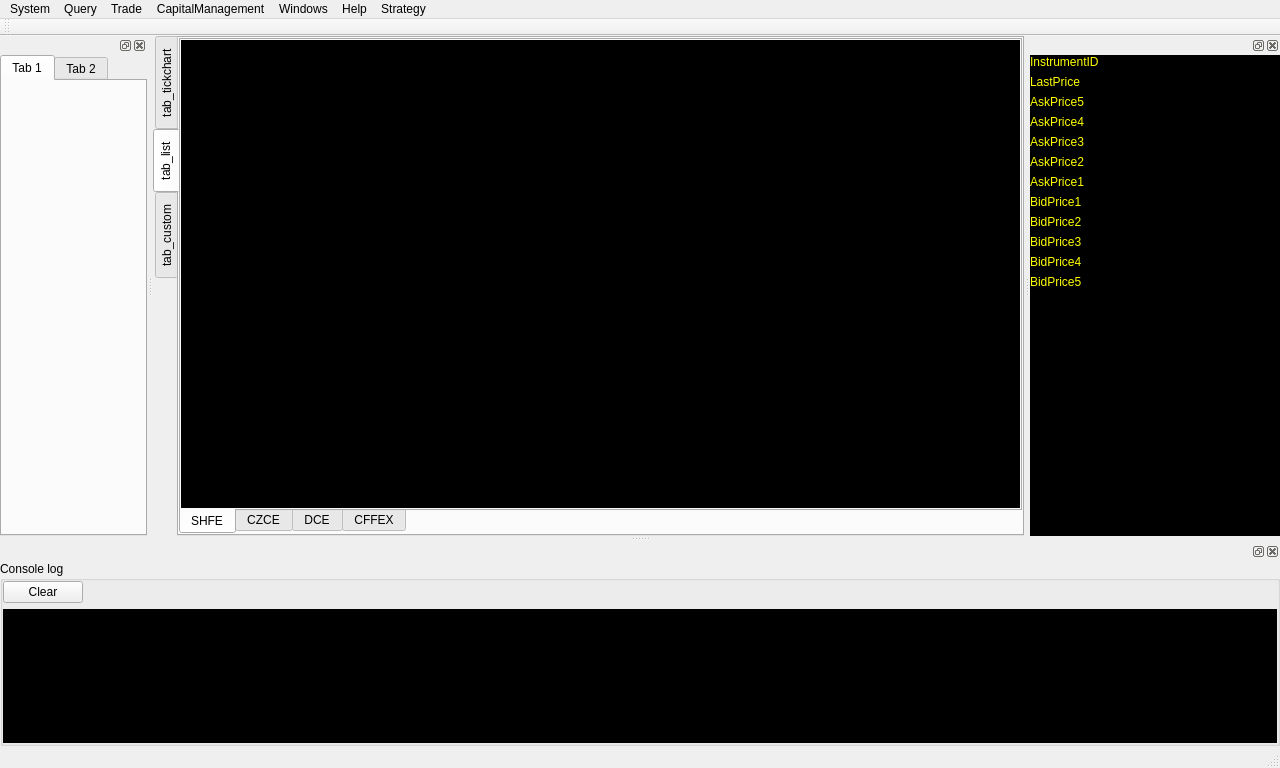
<?xml version="1.0" encoding="UTF-8"?>
<ui version="4.0">
 <class>PVTraderClass</class>
 <widget class="QMainWindow" name="PVTraderClass">
  <property name="geometry">
   <rect>
    <x>0</x>
    <y>0</y>
    <width>1280</width>
    <height>768</height>
   </rect>
  </property>
  <property name="sizePolicy">
   <sizepolicy hsizetype="Maximum" vsizetype="Maximum">
    <horstretch>0</horstretch>
    <verstretch>0</verstretch>
   </sizepolicy>
  </property>
  <property name="windowTitle">
   <string>PV Sniper</string>
  </property>
  <property name="windowIcon">
   <iconset>
    <normaloff>images/sniper.png</normaloff>images/sniper.png</iconset>
  </property>
  <widget class="QWidget" name="centralWidget">
   <layout class="QGridLayout" name="gridLayout_8">
    <property name="leftMargin">
     <number>0</number>
    </property>
    <property name="topMargin">
     <number>0</number>
    </property>
    <property name="rightMargin">
     <number>0</number>
    </property>
    <property name="bottomMargin">
     <number>0</number>
    </property>
    <item row="0" column="0">
     <layout class="QGridLayout" name="gridLayout_7">
      <property name="spacing">
       <number>0</number>
      </property>
      <item row="0" column="0">
       <widget class="QTabWidget" name="tabWidget_main">
        <property name="enabled">
         <bool>true</bool>
        </property>
        <property name="layoutDirection">
         <enum>Qt::LeftToRight</enum>
        </property>
        <property name="styleSheet">
         <string notr="true">QTableView{background-color: rgb(0, 0, 0);
color: rgb(170, 170, 127);}</string>
        </property>
        <property name="tabPosition">
         <enum>QTabWidget::West</enum>
        </property>
        <property name="currentIndex">
         <number>1</number>
        </property>
        <widget class="QWidget" name="tab_3">
         <attribute name="title">
          <string>tab_tickchart</string>
         </attribute>
         <layout class="QGridLayout" name="gridLayout_11">
          <property name="leftMargin">
           <number>0</number>
          </property>
          <property name="topMargin">
           <number>0</number>
          </property>
          <property name="rightMargin">
           <number>0</number>
          </property>
          <property name="bottomMargin">
           <number>0</number>
          </property>
          <item row="0" column="0">
           <layout class="QGridLayout" name="gridLayout_10">
            <item row="0" column="0">
             <widget class="TickChart" name="tickChart" native="true"/>
            </item>
           </layout>
          </item>
         </layout>
        </widget>
        <widget class="QWidget" name="tab_4">
         <attribute name="title">
          <string>tab_list</string>
         </attribute>
         <layout class="QGridLayout" name="gridLayout_13">
          <property name="leftMargin">
           <number>0</number>
          </property>
          <property name="topMargin">
           <number>0</number>
          </property>
          <property name="rightMargin">
           <number>0</number>
          </property>
          <property name="bottomMargin">
           <number>0</number>
          </property>
          <property name="spacing">
           <number>0</number>
          </property>
          <item row="0" column="0">
           <layout class="QGridLayout" name="gridLayout_12">
            <item row="0" column="0">
             <widget class="QTabWidget" name="tabWidget_list_main">
              <property name="tabPosition">
               <enum>QTabWidget::South</enum>
              </property>
              <property name="currentIndex">
               <number>0</number>
              </property>
              <widget class="QWidget" name="tab_6">
               <attribute name="title">
                <string>SHFE</string>
               </attribute>
               <layout class="QGridLayout" name="gridLayout_15">
                <property name="leftMargin">
                 <number>0</number>
                </property>
                <property name="topMargin">
                 <number>0</number>
                </property>
                <property name="rightMargin">
                 <number>0</number>
                </property>
                <property name="bottomMargin">
                 <number>0</number>
                </property>
                <item row="0" column="0">
                 <layout class="QGridLayout" name="gridLayout_14">
                  <property name="spacing">
                   <number>0</number>
                  </property>
                  <item row="0" column="0">
                   <widget class="NormalStockList" name="shfeList"/>
                  </item>
                 </layout>
                </item>
               </layout>
              </widget>
              <widget class="QWidget" name="tab_8">
               <attribute name="title">
                <string>CZCE</string>
               </attribute>
               <layout class="QGridLayout" name="gridLayout_17">
                <property name="leftMargin">
                 <number>0</number>
                </property>
                <property name="topMargin">
                 <number>0</number>
                </property>
                <property name="rightMargin">
                 <number>0</number>
                </property>
                <property name="bottomMargin">
                 <number>0</number>
                </property>
                <property name="horizontalSpacing">
                 <number>6</number>
                </property>
                <item row="0" column="0">
                 <layout class="QGridLayout" name="gridLayout_16">
                  <item row="0" column="0">
                   <widget class="NormalStockList" name="czceList"/>
                  </item>
                 </layout>
                </item>
               </layout>
              </widget>
              <widget class="QWidget" name="tab_9">
               <attribute name="title">
                <string>DCE</string>
               </attribute>
               <layout class="QGridLayout" name="gridLayout_19">
                <property name="leftMargin">
                 <number>0</number>
                </property>
                <property name="topMargin">
                 <number>0</number>
                </property>
                <property name="rightMargin">
                 <number>0</number>
                </property>
                <property name="bottomMargin">
                 <number>0</number>
                </property>
                <property name="horizontalSpacing">
                 <number>6</number>
                </property>
                <item row="0" column="0">
                 <layout class="QGridLayout" name="gridLayout_18">
                  <item row="0" column="0">
                   <widget class="NormalStockList" name="dceList"/>
                  </item>
                 </layout>
                </item>
               </layout>
              </widget>
              <widget class="QWidget" name="tab_7">
               <attribute name="title">
                <string>CFFEX</string>
               </attribute>
               <layout class="QGridLayout" name="gridLayout_21">
                <property name="leftMargin">
                 <number>0</number>
                </property>
                <property name="topMargin">
                 <number>0</number>
                </property>
                <property name="rightMargin">
                 <number>0</number>
                </property>
                <property name="bottomMargin">
                 <number>0</number>
                </property>
                <item row="0" column="0">
                 <layout class="QGridLayout" name="gridLayout_20">
                  <item row="0" column="0">
                   <widget class="NormalStockList" name="cffexList"/>
                  </item>
                 </layout>
                </item>
               </layout>
              </widget>
             </widget>
            </item>
           </layout>
          </item>
         </layout>
        </widget>
        <widget class="QWidget" name="tab_11">
         <attribute name="title">
          <string>tab_custom</string>
         </attribute>
         <layout class="QGridLayout" name="gridLayout_23">
          <property name="leftMargin">
           <number>0</number>
          </property>
          <property name="topMargin">
           <number>0</number>
          </property>
          <property name="rightMargin">
           <number>0</number>
          </property>
          <property name="bottomMargin">
           <number>0</number>
          </property>
          <item row="0" column="0">
           <layout class="QGridLayout" name="gridLayout_22">
            <property name="spacing">
             <number>0</number>
            </property>
            <item row="0" column="0">
             <widget class="CustomedStockList" name="customList"/>
            </item>
           </layout>
          </item>
         </layout>
        </widget>
       </widget>
      </item>
     </layout>
    </item>
   </layout>
  </widget>
  <widget class="QMenuBar" name="menuBar">
   <property name="geometry">
    <rect>
     <x>0</x>
     <y>0</y>
     <width>1280</width>
     <height>23</height>
    </rect>
   </property>
   <widget class="QMenu" name="menuConnection">
    <property name="title">
     <string>System</string>
    </property>
    <addaction name="actionConnect"/>
    <addaction name="actionDisconnect"/>
    <addaction name="separator"/>
    <addaction name="actionUserPasswordUpdate"/>
    <addaction name="separator"/>
    <addaction name="actionExit"/>
   </widget>
   <widget class="QMenu" name="menuHelp">
    <property name="title">
     <string>Help</string>
    </property>
    <addaction name="actionHelp"/>
    <addaction name="separator"/>
    <addaction name="actionAbout"/>
   </widget>
   <widget class="QMenu" name="menuQuery">
    <property name="title">
     <string>Query</string>
    </property>
    <widget class="QMenu" name="menuQryBroker">
     <property name="enabled">
      <bool>true</bool>
     </property>
     <property name="title">
      <string>BrokerQry</string>
     </property>
     <addaction name="actionTradingParams"/>
     <addaction name="actionTradingAlgos"/>
    </widget>
    <widget class="QMenu" name="menuTradingQry">
     <property name="enabled">
      <bool>false</bool>
     </property>
     <property name="title">
      <string>TradingQry</string>
     </property>
     <addaction name="actionQryOrder"/>
     <addaction name="actionQueryMaxOrderVolume"/>
     <addaction name="separator"/>
     <addaction name="actionQryParkedOrder"/>
     <addaction name="actionQryParkedOrderAction"/>
     <addaction name="separator"/>
     <addaction name="actionQryTrade"/>
     <addaction name="actionQryTradingNotice"/>
    </widget>
    <widget class="QMenu" name="menuBaseInfoQry">
     <property name="enabled">
      <bool>true</bool>
     </property>
     <property name="title">
      <string>ExchangeInfoQry</string>
     </property>
     <addaction name="actionQryExchange"/>
     <addaction name="actionQryInstrument"/>
     <addaction name="actionQryInstrumentCommissionRate"/>
     <addaction name="actionQryInstrumentMarginRate"/>
    </widget>
    <widget class="QMenu" name="menuInvestorQry">
     <property name="enabled">
      <bool>true</bool>
     </property>
     <property name="title">
      <string>InvestorQry</string>
     </property>
     <addaction name="actionQryInvestor_2"/>
     <addaction name="actionQryTradingCode"/>
     <addaction name="actionQryTradingAccount"/>
     <addaction name="actionQryCFMMCTradingAccountKey"/>
     <addaction name="separator"/>
     <addaction name="actionQryInvestorPosition"/>
     <addaction name="actionQryInvestorPositionDetail"/>
     <addaction name="actionQryInvestorPositionCombineDetail"/>
     <addaction name="separator"/>
     <addaction name="actionQryEWarrantOffset"/>
    </widget>
    <widget class="QMenu" name="menuSettlementQry">
     <property name="enabled">
      <bool>false</bool>
     </property>
     <property name="title">
      <string>SettlementQry</string>
     </property>
     <addaction name="actionQrySettlementInfo"/>
     <addaction name="actionQrySettlementInfoConfirm"/>
    </widget>
    <addaction name="menuBaseInfoQry"/>
    <addaction name="menuQryBroker"/>
    <addaction name="menuInvestorQry"/>
    <addaction name="actionQryNotice"/>
    <addaction name="separator"/>
    <addaction name="actionQryDepthMarketData"/>
    <addaction name="menuTradingQry"/>
    <addaction name="menuSettlementQry"/>
    <addaction name="separator"/>
   </widget>
   <widget class="QMenu" name="menuOrder">
    <property name="title">
     <string>Trade</string>
    </property>
    <addaction name="actionOrderInsert"/>
    <addaction name="actionOrderAction"/>
    <addaction name="separator"/>
    <addaction name="actionParkedOrderInsert_2"/>
    <addaction name="actionParkedOrderAction"/>
    <addaction name="separator"/>
    <addaction name="actionRemoveParkedOrder"/>
    <addaction name="actionRemoveParkedOrderAction"/>
   </widget>
   <widget class="QMenu" name="menuCapitalMgr">
    <property name="title">
     <string>CapitalManagement</string>
    </property>
    <widget class="QMenu" name="menuTransfer_Accounts">
     <property name="enabled">
      <bool>false</bool>
     </property>
     <property name="title">
      <string>Transfer Accounts</string>
     </property>
     <addaction name="actionBankToFuture"/>
     <addaction name="actionFutureToBank"/>
    </widget>
    <widget class="QMenu" name="menuInfoQry">
     <property name="enabled">
      <bool>false</bool>
     </property>
     <property name="title">
      <string>BankInfoQry</string>
     </property>
     <addaction name="actionQueryBankAccount"/>
     <addaction name="separator"/>
     <addaction name="actionQryAccountregister"/>
     <addaction name="actionQryContractBank"/>
     <addaction name="separator"/>
     <addaction name="actionQryTransferSerial"/>
     <addaction name="actionQryTransferBank"/>
    </widget>
    <addaction name="menuTransfer_Accounts"/>
    <addaction name="menuInfoQry"/>
    <addaction name="separator"/>
    <addaction name="actionTradingAccountPasswordUpdate"/>
   </widget>
   <widget class="QMenu" name="menuWindows">
    <property name="title">
     <string>Windows</string>
    </property>
    <addaction name="actionLeft"/>
    <addaction name="actionRight"/>
    <addaction name="actionBottom"/>
   </widget>
   <widget class="QMenu" name="menuScript_demo">
    <property name="title">
     <string>Strategy</string>
    </property>
    <addaction name="actionDemo"/>
   </widget>
   <addaction name="menuConnection"/>
   <addaction name="menuQuery"/>
   <addaction name="menuOrder"/>
   <addaction name="menuCapitalMgr"/>
   <addaction name="menuWindows"/>
   <addaction name="menuHelp"/>
   <addaction name="menuScript_demo"/>
  </widget>
  <widget class="QToolBar" name="mainToolBar">
   <attribute name="toolBarArea">
    <enum>TopToolBarArea</enum>
   </attribute>
   <attribute name="toolBarBreak">
    <bool>false</bool>
   </attribute>
  </widget>
  <widget class="QStatusBar" name="statusBar"/>
  <widget class="QDockWidget" name="dockWidget_bottom">
   <property name="minimumSize">
    <size>
     <width>150</width>
     <height>172</height>
    </size>
   </property>
   <attribute name="dockWidgetArea">
    <number>8</number>
   </attribute>
   <widget class="QWidget" name="dockWidgetContents_3">
    <property name="minimumSize">
     <size>
      <width>150</width>
      <height>150</height>
     </size>
    </property>
    <layout class="QGridLayout" name="gridLayout_5">
     <property name="leftMargin">
      <number>0</number>
     </property>
     <property name="topMargin">
      <number>0</number>
     </property>
     <property name="rightMargin">
      <number>0</number>
     </property>
     <property name="bottomMargin">
      <number>0</number>
     </property>
     <property name="spacing">
      <number>0</number>
     </property>
     <item row="0" column="0">
      <layout class="QGridLayout" name="gridLayout_4">
       <item row="0" column="0">
        <widget class="QGroupBox" name="groupBox">
         <property name="minimumSize">
          <size>
           <width>0</width>
           <height>100</height>
          </size>
         </property>
         <property name="title">
          <string>Console log</string>
         </property>
         <layout class="QVBoxLayout" name="verticalLayout_2">
          <property name="spacing">
           <number>0</number>
          </property>
          <property name="leftMargin">
           <number>0</number>
          </property>
          <property name="topMargin">
           <number>0</number>
          </property>
          <property name="rightMargin">
           <number>0</number>
          </property>
          <property name="bottomMargin">
           <number>0</number>
          </property>
          <item>
           <layout class="QVBoxLayout" name="verticalLayout">
            <item>
             <layout class="QGridLayout" name="gridLayout_9">
              <property name="sizeConstraint">
               <enum>QLayout::SetMinimumSize</enum>
              </property>
              <property name="rightMargin">
               <number>0</number>
              </property>
              <property name="spacing">
               <number>0</number>
              </property>
              <item row="0" column="0">
               <widget class="QPushButton" name="clear_log">
                <property name="sizePolicy">
                 <sizepolicy hsizetype="Fixed" vsizetype="Fixed">
                  <horstretch>0</horstretch>
                  <verstretch>0</verstretch>
                 </sizepolicy>
                </property>
                <property name="text">
                 <string>Clear</string>
                </property>
               </widget>
              </item>
              <item row="0" column="1">
               <spacer name="horizontalSpacer">
                <property name="orientation">
                 <enum>Qt::Horizontal</enum>
                </property>
                <property name="sizeHint" stdset="0">
                 <size>
                  <width>40</width>
                  <height>20</height>
                 </size>
                </property>
               </spacer>
              </item>
             </layout>
            </item>
            <item>
             <widget class="QTextBrowser" name="log_output">
              <property name="styleSheet">
               <string notr="true">background-color: rgb(0, 0, 0);
color: rgb(255, 255, 0);</string>
              </property>
             </widget>
            </item>
           </layout>
          </item>
         </layout>
        </widget>
       </item>
      </layout>
     </item>
    </layout>
   </widget>
  </widget>
  <widget class="QDockWidget" name="dockWidget_right">
   <property name="minimumSize">
    <size>
     <width>250</width>
     <height>306</height>
    </size>
   </property>
   <attribute name="dockWidgetArea">
    <number>2</number>
   </attribute>
   <widget class="QWidget" name="dockWidgetContents_4">
    <property name="minimumSize">
     <size>
      <width>250</width>
      <height>0</height>
     </size>
    </property>
    <property name="styleSheet">
     <string notr="true">background-color: rgb(0, 0, 0);</string>
    </property>
    <layout class="QGridLayout" name="gridLayout_6">
     <property name="leftMargin">
      <number>0</number>
     </property>
     <property name="topMargin">
      <number>0</number>
     </property>
     <property name="rightMargin">
      <number>0</number>
     </property>
     <property name="bottomMargin">
      <number>0</number>
     </property>
     <property name="spacing">
      <number>0</number>
     </property>
     <item row="0" column="0">
      <layout class="QGridLayout" name="gridLayout_3">
       <item row="2" column="0">
        <widget class="QLabel" name="AskPrice5">
         <property name="sizePolicy">
          <sizepolicy hsizetype="Maximum" vsizetype="Maximum">
           <horstretch>0</horstretch>
           <verstretch>0</verstretch>
          </sizepolicy>
         </property>
         <property name="styleSheet">
          <string notr="true">color: rgb(255, 255, 0);</string>
         </property>
         <property name="text">
          <string>AskPrice5</string>
         </property>
         <property name="alignment">
          <set>Qt::AlignLeading|Qt::AlignLeft|Qt::AlignVCenter</set>
         </property>
        </widget>
       </item>
       <item row="3" column="0">
        <widget class="QLabel" name="AskPrice4">
         <property name="sizePolicy">
          <sizepolicy hsizetype="Maximum" vsizetype="Maximum">
           <horstretch>0</horstretch>
           <verstretch>0</verstretch>
          </sizepolicy>
         </property>
         <property name="styleSheet">
          <string notr="true">color: rgb(255, 255, 0);</string>
         </property>
         <property name="text">
          <string>AskPrice4</string>
         </property>
        </widget>
       </item>
       <item row="13" column="1">
        <spacer name="verticalSpacer">
         <property name="orientation">
          <enum>Qt::Vertical</enum>
         </property>
         <property name="sizeHint" stdset="0">
          <size>
           <width>20</width>
           <height>40</height>
          </size>
         </property>
        </spacer>
       </item>
       <item row="2" column="1">
        <widget class="QLabel" name="AskPrice5_val">
         <property name="text">
          <string/>
         </property>
        </widget>
       </item>
       <item row="3" column="1">
        <widget class="QLabel" name="AskPrice4_val">
         <property name="text">
          <string/>
         </property>
        </widget>
       </item>
       <item row="10" column="1">
        <widget class="QLabel" name="BidPrice4_val">
         <property name="text">
          <string/>
         </property>
        </widget>
       </item>
       <item row="11" column="1">
        <widget class="QLabel" name="BidPrice5_val">
         <property name="text">
          <string/>
         </property>
        </widget>
       </item>
       <item row="10" column="0">
        <widget class="QLabel" name="BidPrice4">
         <property name="styleSheet">
          <string notr="true">color: rgb(255, 255, 0);</string>
         </property>
         <property name="text">
          <string>BidPrice4</string>
         </property>
        </widget>
       </item>
       <item row="11" column="0">
        <widget class="QLabel" name="BidPrice5">
         <property name="styleSheet">
          <string notr="true">color: rgb(255, 255, 0);</string>
         </property>
         <property name="text">
          <string>BidPrice5</string>
         </property>
        </widget>
       </item>
       <item row="6" column="0">
        <widget class="QLabel" name="AskPrice1">
         <property name="styleSheet">
          <string notr="true">color: rgb(255, 255, 0);</string>
         </property>
         <property name="text">
          <string>AskPrice1</string>
         </property>
        </widget>
       </item>
       <item row="6" column="1">
        <widget class="QLabel" name="AskPrice1_val">
         <property name="text">
          <string/>
         </property>
        </widget>
       </item>
       <item row="7" column="0">
        <widget class="QLabel" name="label">
         <property name="styleSheet">
          <string notr="true">color: rgb(255, 255, 0);</string>
         </property>
         <property name="text">
          <string>BidPrice1</string>
         </property>
        </widget>
       </item>
       <item row="7" column="1">
        <widget class="QLabel" name="BidPrice1_val">
         <property name="text">
          <string/>
         </property>
        </widget>
       </item>
       <item row="4" column="0">
        <widget class="QLabel" name="AskPrice3">
         <property name="styleSheet">
          <string notr="true">color: rgb(255, 255, 0);</string>
         </property>
         <property name="text">
          <string>AskPrice3</string>
         </property>
        </widget>
       </item>
       <item row="5" column="0">
        <widget class="QLabel" name="AskPrice2">
         <property name="styleSheet">
          <string notr="true">color: rgb(255, 255, 0);</string>
         </property>
         <property name="text">
          <string>AskPrice2</string>
         </property>
        </widget>
       </item>
       <item row="8" column="0">
        <widget class="QLabel" name="BidPrice2">
         <property name="styleSheet">
          <string notr="true">color: rgb(255, 255, 0);</string>
         </property>
         <property name="text">
          <string>BidPrice2</string>
         </property>
        </widget>
       </item>
       <item row="9" column="0">
        <widget class="QLabel" name="BidPrice3">
         <property name="styleSheet">
          <string notr="true">color: rgb(255, 255, 0);</string>
         </property>
         <property name="text">
          <string>BidPrice3</string>
         </property>
        </widget>
       </item>
       <item row="9" column="1">
        <widget class="QLabel" name="BidPrice3_val">
         <property name="text">
          <string/>
         </property>
        </widget>
       </item>
       <item row="8" column="1">
        <widget class="QLabel" name="BidPrice2_val">
         <property name="text">
          <string/>
         </property>
        </widget>
       </item>
       <item row="5" column="1">
        <widget class="QLabel" name="AskPrice2_val">
         <property name="text">
          <string/>
         </property>
        </widget>
       </item>
       <item row="4" column="1">
        <widget class="QLabel" name="AskPrice3_val">
         <property name="text">
          <string/>
         </property>
        </widget>
       </item>
       <item row="1" column="0">
        <widget class="QLabel" name="label_2">
         <property name="styleSheet">
          <string notr="true">color: rgb(255, 255, 0);
font: 75 14pt &quot;新宋体&quot;;</string>
         </property>
         <property name="text">
          <string>LastPrice</string>
         </property>
        </widget>
       </item>
       <item row="1" column="1">
        <widget class="QLabel" name="LastPrice_val">
         <property name="text">
          <string/>
         </property>
        </widget>
       </item>
       <item row="0" column="0">
        <widget class="QLabel" name="label_3">
         <property name="styleSheet">
          <string notr="true">color: rgb(255, 255, 0);
font: 75 14pt &quot;新宋体&quot;;</string>
         </property>
         <property name="text">
          <string>InstrumentID</string>
         </property>
        </widget>
       </item>
       <item row="0" column="1">
        <widget class="QLabel" name="InstrumentID_val">
         <property name="styleSheet">
          <string notr="true">font: 75 14pt &quot;新宋体&quot;;
color: rgb(255, 255, 255);</string>
         </property>
         <property name="text">
          <string/>
         </property>
        </widget>
       </item>
      </layout>
     </item>
    </layout>
   </widget>
  </widget>
  <widget class="QDockWidget" name="dockWidget_left">
   <property name="sizePolicy">
    <sizepolicy hsizetype="Preferred" vsizetype="Preferred">
     <horstretch>0</horstretch>
     <verstretch>0</verstretch>
    </sizepolicy>
   </property>
   <property name="minimumSize">
    <size>
     <width>147</width>
     <height>500</height>
    </size>
   </property>
   <property name="contextMenuPolicy">
    <enum>Qt::DefaultContextMenu</enum>
   </property>
   <property name="autoFillBackground">
    <bool>false</bool>
   </property>
   <property name="styleSheet">
    <string notr="true"/>
   </property>
   <property name="floating">
    <bool>false</bool>
   </property>
   <attribute name="dockWidgetArea">
    <number>1</number>
   </attribute>
   <widget class="QWidget" name="dockWidgetContents">
    <layout class="QGridLayout" name="gridLayout_2">
     <property name="leftMargin">
      <number>0</number>
     </property>
     <property name="topMargin">
      <number>0</number>
     </property>
     <property name="rightMargin">
      <number>0</number>
     </property>
     <property name="bottomMargin">
      <number>0</number>
     </property>
     <property name="spacing">
      <number>0</number>
     </property>
     <item row="0" column="0">
      <layout class="QGridLayout" name="gridLayout">
       <item row="0" column="0">
        <widget class="QTabWidget" name="tabWidget_left">
         <property name="autoFillBackground">
          <bool>false</bool>
         </property>
         <property name="styleSheet">
          <string notr="true"/>
         </property>
         <property name="currentIndex">
          <number>0</number>
         </property>
         <widget class="QWidget" name="tab">
          <attribute name="title">
           <string>Tab 1</string>
          </attribute>
         </widget>
         <widget class="QWidget" name="tab_2">
          <attribute name="title">
           <string>Tab 2</string>
          </attribute>
         </widget>
        </widget>
       </item>
      </layout>
     </item>
    </layout>
   </widget>
  </widget>
  <action name="actionConnect">
   <property name="checkable">
    <bool>false</bool>
   </property>
   <property name="text">
    <string>Connect</string>
   </property>
  </action>
  <action name="actionDisconnect">
   <property name="text">
    <string>Disconnect</string>
   </property>
  </action>
  <action name="actionExit">
   <property name="text">
    <string>Exit</string>
   </property>
  </action>
  <action name="actionHelp">
   <property name="text">
    <string>Help</string>
   </property>
  </action>
  <action name="actionAbout">
   <property name="text">
    <string>About</string>
   </property>
  </action>
  <action name="actionQryInvestorPosition">
   <property name="text">
    <string>QryInvestorPosition</string>
   </property>
  </action>
  <action name="actionOrderInsert">
   <property name="enabled">
    <bool>false</bool>
   </property>
   <property name="text">
    <string>OrderInsert</string>
   </property>
  </action>
  <action name="actionParkedOrderInsert_2">
   <property name="text">
    <string>ParkedOrderInsert</string>
   </property>
  </action>
  <action name="actionParkedOrderAction">
   <property name="text">
    <string>ParkedOrderAction</string>
   </property>
  </action>
  <action name="actionOrderAction">
   <property name="text">
    <string>OrderAction</string>
   </property>
  </action>
  <action name="actionRemoveParkedOrder">
   <property name="text">
    <string>RemoveParkedOrder</string>
   </property>
  </action>
  <action name="actionRemoveParkedOrderAction">
   <property name="text">
    <string>RemoveParkedOrderAction</string>
   </property>
  </action>
  <action name="actionTradingParams">
   <property name="text">
    <string>TradingParams</string>
   </property>
  </action>
  <action name="actionTradingAlgos">
   <property name="text">
    <string>TradingAlgos</string>
   </property>
  </action>
  <action name="actionBankToFuture">
   <property name="text">
    <string>BankToFuture</string>
   </property>
  </action>
  <action name="actionQueryBankAccount">
   <property name="text">
    <string>QueryBankAccount</string>
   </property>
  </action>
  <action name="actionQryTradingNotice">
   <property name="text">
    <string>QryTradingNotice</string>
   </property>
  </action>
  <action name="actionQryParkedOrderAction">
   <property name="text">
    <string>QryParkedOrderAction</string>
   </property>
  </action>
  <action name="actionQryParkedOrder">
   <property name="text">
    <string>QryParkedOrder</string>
   </property>
  </action>
  <action name="actionQryContractBank">
   <property name="text">
    <string>QryContractBank</string>
   </property>
  </action>
  <action name="actionQryAccountregister">
   <property name="text">
    <string>QryAccountregister</string>
   </property>
  </action>
  <action name="actionQryTransferSerial">
   <property name="text">
    <string>QryTransferSerial</string>
   </property>
  </action>
  <action name="actionQryEWarrantOffset">
   <property name="text">
    <string>QryEWarrantOffset</string>
   </property>
  </action>
  <action name="actionQryCFMMCTradingAccountKey">
   <property name="text">
    <string>QryCFMMCTradingAccountKey</string>
   </property>
  </action>
  <action name="actionQryInvestorPositionCombineDetail">
   <property name="text">
    <string>QryInvestorPositionCombineDetail</string>
   </property>
  </action>
  <action name="actionQrySettlementInfoConfirm">
   <property name="text">
    <string>QrySettlementInfoConfirm</string>
   </property>
  </action>
  <action name="actionQryNotice">
   <property name="enabled">
    <bool>false</bool>
   </property>
   <property name="text">
    <string>QryNotice</string>
   </property>
  </action>
  <action name="actionQryInvestorPositionDetail">
   <property name="text">
    <string>QryInvestorPositionDetail</string>
   </property>
  </action>
  <action name="actionQryTransferBank">
   <property name="text">
    <string>QryTransferBank</string>
   </property>
  </action>
  <action name="actionQrySettlementInfo">
   <property name="text">
    <string>QrySettlementInfo</string>
   </property>
  </action>
  <action name="actionQryDepthMarketData">
   <property name="enabled">
    <bool>false</bool>
   </property>
   <property name="text">
    <string>QryDepthMarketData</string>
   </property>
  </action>
  <action name="actionQryInstrument">
   <property name="text">
    <string>QryInstrument</string>
   </property>
  </action>
  <action name="actionQryExchange">
   <property name="text">
    <string>QryExchange</string>
   </property>
  </action>
  <action name="actionQryInstrumentCommissionRate">
   <property name="text">
    <string>QryInstrumentCommissionRate</string>
   </property>
  </action>
  <action name="actionQryInstrumentMarginRate">
   <property name="text">
    <string>QryInstrumentMarginRate</string>
   </property>
  </action>
  <action name="actionQryTradingCode">
   <property name="text">
    <string>QryTradingCode</string>
   </property>
  </action>
  <action name="actionQryInvestor">
   <property name="text">
    <string>QryInvestor</string>
   </property>
  </action>
  <action name="actionQryTradingAccount">
   <property name="text">
    <string>QryTradingAccount</string>
   </property>
  </action>
  <action name="actionQryTrade">
   <property name="text">
    <string>QryTrade</string>
   </property>
  </action>
  <action name="actionQryOrder">
   <property name="text">
    <string>QryOrder</string>
   </property>
  </action>
  <action name="actionFutureToBank">
   <property name="text">
    <string>FutureToBank</string>
   </property>
  </action>
  <action name="actionUserPasswordUpdate">
   <property name="text">
    <string>UserPasswordUpdate</string>
   </property>
  </action>
  <action name="actionTradingAccountPasswordUpdate">
   <property name="enabled">
    <bool>false</bool>
   </property>
   <property name="text">
    <string>TradingAccountPasswordUpdate</string>
   </property>
  </action>
  <action name="actionQueryMaxOrderVolume">
   <property name="text">
    <string>QueryMaxOrderVolume</string>
   </property>
  </action>
  <action name="actionQryInvestor_2">
   <property name="text">
    <string>QryInvestor</string>
   </property>
  </action>
  <action name="actionLeft">
   <property name="checkable">
    <bool>true</bool>
   </property>
   <property name="checked">
    <bool>true</bool>
   </property>
   <property name="enabled">
    <bool>false</bool>
   </property>
   <property name="text">
    <string>left</string>
   </property>
  </action>
  <action name="actionRight">
   <property name="checkable">
    <bool>true</bool>
   </property>
   <property name="checked">
    <bool>true</bool>
   </property>
   <property name="text">
    <string>right</string>
   </property>
  </action>
  <action name="actionBottom">
   <property name="checkable">
    <bool>true</bool>
   </property>
   <property name="checked">
    <bool>true</bool>
   </property>
   <property name="text">
    <string>bottom</string>
   </property>
  </action>
  <action name="actionDemo">
   <property name="text">
    <string>LUA_demo</string>
   </property>
  </action>
 </widget>
 <layoutdefault spacing="6" margin="11"/>
 <customwidgets>
  <customwidget>
   <class>TickChart</class>
   <extends>QWidget</extends>
   <header>UI/tickchart.h</header>
   <container>1</container>
  </customwidget>
  <customwidget>
   <class>NormalStockList</class>
   <extends>QTableView</extends>
   <header>UI/stocklist.h</header>
  </customwidget>
  <customwidget>
   <class>CustomedStockList</class>
   <extends>QTableView</extends>
   <header>UI/stocklist.h</header>
  </customwidget>
 </customwidgets>
 <resources/>
 <connections/>
 <slots>
  <signal>outputSignal(QString)</signal>
  <slot>actionConnect()</slot>
  <slot>actionDisconnect()</slot>
  <slot>output(QString)</slot>
  <slot>clearLog()</slot>
  <slot>updatePanel(CThostFtdcDepthMarketDataField*)</slot>
 </slots>
</ui>
